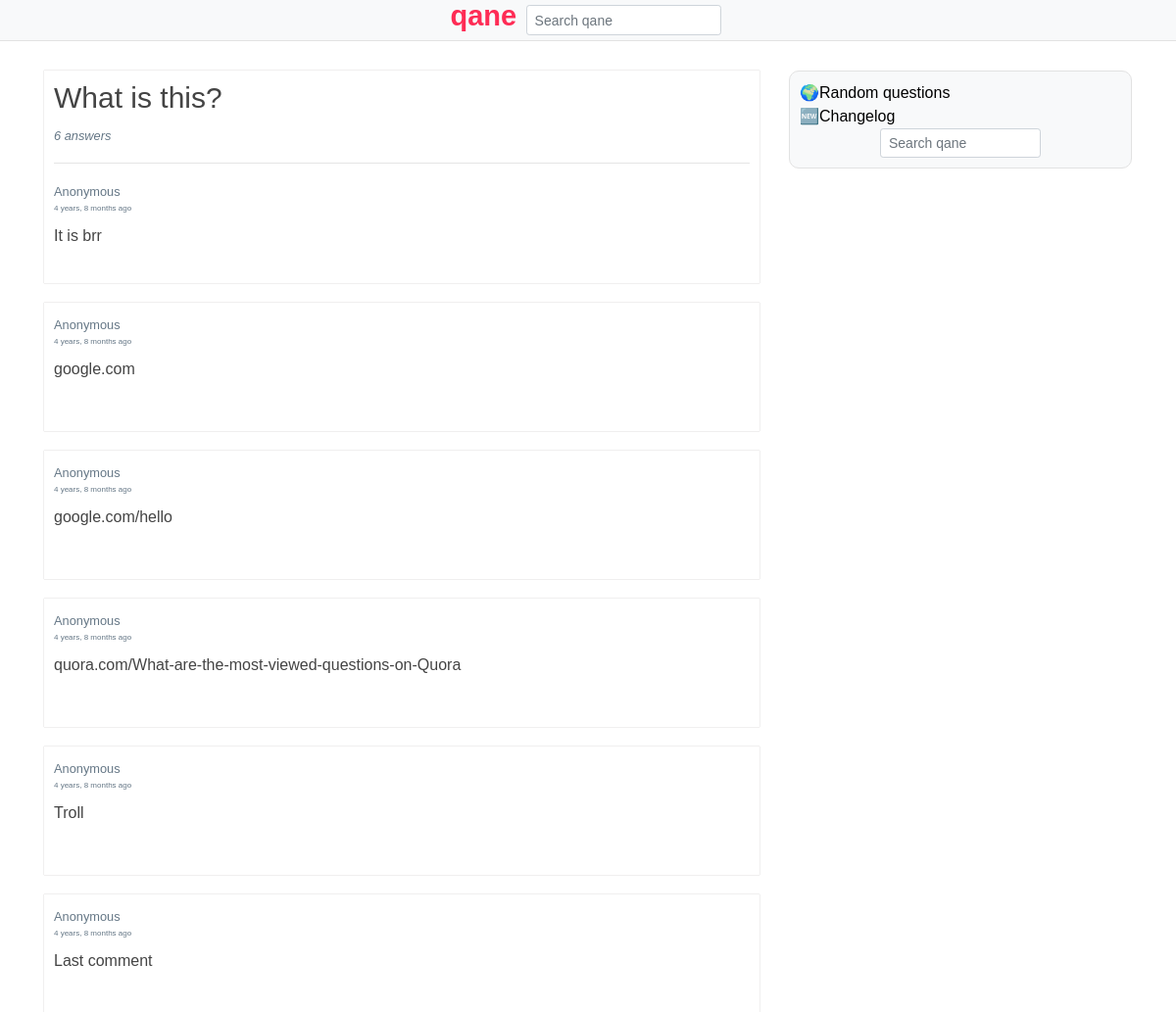
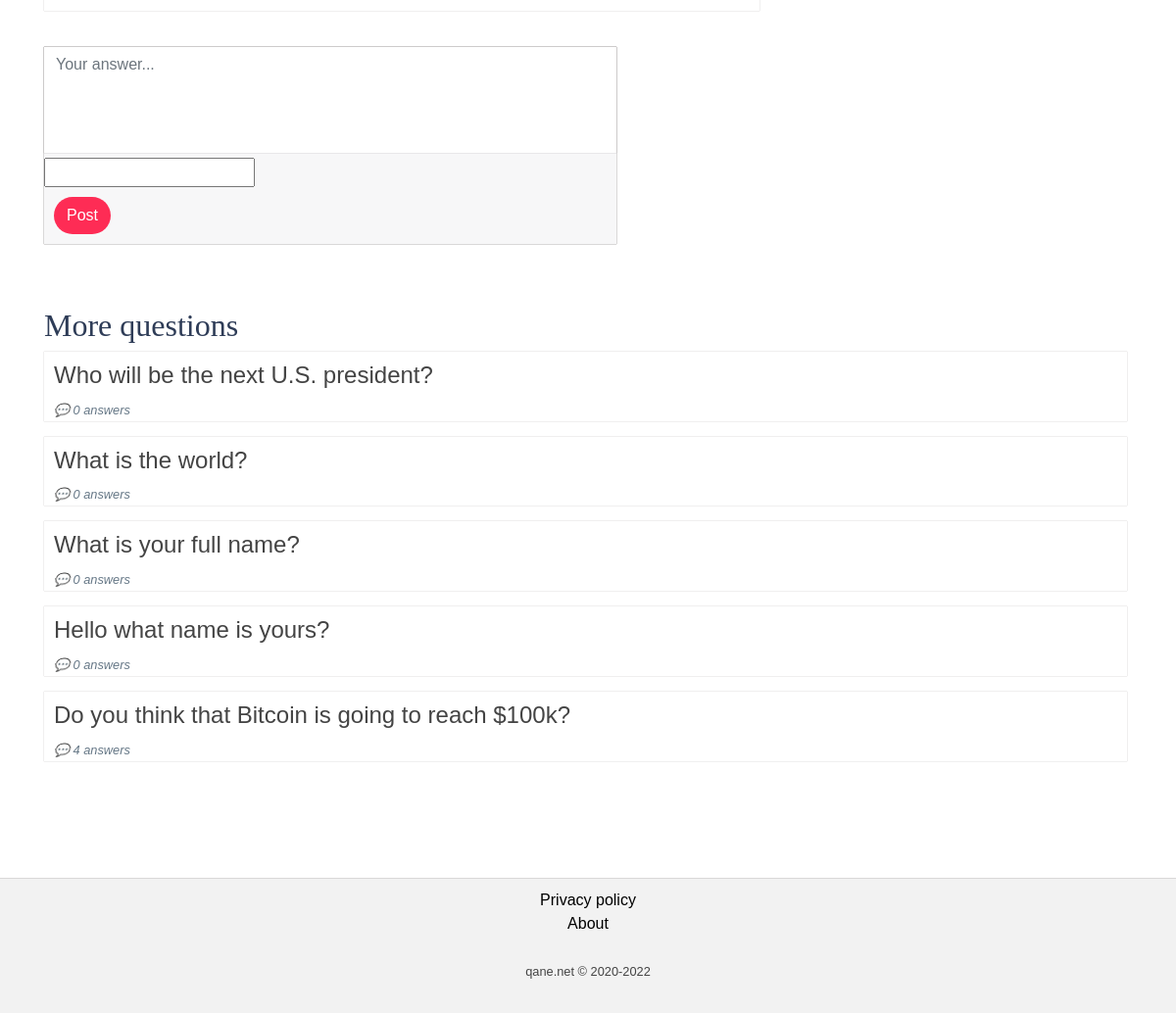
Screenshot of /1/what-is-th/ with the database file from the repository (2 pictures, top to bottom).
### index/models.py (models this page shows, shortened)
class Question(models.Model):
    questionTitle = models.TextField()
    questionViews = models.BigIntegerField(default=0)
    ip = models.GenericIPAddressField(null=True)
    slug = models.SlugField(null=True)
    timestamp = models.DateTimeField(auto_now_add=True)

class Comment(models.Model):
    questionId = models.ForeignKey(Question, on_delete=models.CASCADE, related_name="comments")
    verifiedUser = models.ForeignKey(Verified, on_delete=models.CASCADE, related_name="verification", default=1, null=True)
    commentText = models.TextField()
    ip = models.GenericIPAddressField(null=True)
    timestamp = models.DateTimeField(auto_now_add=True)
    def __str__(self):
        return self.commentText

class Verified(models.Model):
    fullName = models.CharField(max_length=255)
    aboutUser = models.URLField(max_length=255, blank=True)
    timestamp = models.DateTimeField(auto_now_add=True)
    def __str__(self):
        return self.fullName

### index/views.py (the view)
# urls.py: path('<int:id>/<slug>/', views.question, name="question"),
def question(request, id, slug):
    http_x_forwarded_for = request.META.get('HTTP_X_FORWARDED_FOR')
    if http_x_forwarded_for:
        ip = http_x_forwarded_for.split(',')[0]
    else:
        ip = request.META.get('REMOTE_ADDR')
    if BlockedIP.objects.filter(ip=ip).exists():
        return HttpResponse('IP banned')
    question = Question.objects.get(id=id)
    if not question.slug == slug[:255]:
        return redirect('index')
    question.questionViews = question.questionViews + 1
    question.save()
    comment = Comment.objects.filter(questionId=id).order_by('timestamp')
    randomNumber = randint(10,20)
    randomNumberModified = randomNumber - 10
    otherQuestions = Question.objects.all()[randomNumberModified:randomNumber]
    form = MyForm()
    return render(request, 'index/question.html', {'question':question, 'comment':comment, 'otherQuestions':otherQuestions, 'form':form})

### index/forms.py
class MyForm(forms.Form):
   captcha=CaptchaField()

### index/templates/index/question.html (shortened to what this page needs)
{% extends 'index/base.html' %}
{% block bodyClass %}itemscope itemtype="https://schema.org/QAPage"{% endblock %}
{% block content %}
<div class="row">
  <div itemprop="mainEntity" itemscope itemtype="https://schema.org/Question" class="col-sm-8">
    <div class="acceptedAnswer">
      <h1 itemprop="name">{{question.questionTitle}}</h1>
      <p class="answerCount"><i><small><span itemprop="answerCount">{{comment.count}}</span> answers</small></i></p>
      <hr>
      {% for i in comment|slice:':1' %}
        <div class="">
          {% if i.verifiedUser|lower == 'anonymous' %}
          <a><small class="user">{{i.verifiedUser}}</small></a>
          {% else %}
          <div class="verifiedUser" onclick="window.location.href='{{i.verifiedUser.aboutUser}}'">
            <a href="{{i.verifiedUser.aboutUser}}"><small>{{i.verifiedUser}}</small></a>
            <a class="checkmark">✔</a>
          </div>
          {% endif %}
          <div itemprop="acceptedAnswer" itemscope itemtype="https://schema.org/Answer">
            <p class="commentTimestamp"><time itemprop="dateCreated" datetime="{{i.timestamp}}">{{i.timestamp|timesince}} ago</time></p>
            <p itemprop="text" class="myComment">{{i.commentText|urlize|linebreaksbr}}</p>
          </div>
        </div>
      {% endfor %}
    </div>
    <div class="moreComments">
      {% for i in comment|slice:'1:' %}
        <div class="suggestedAnswers">
            {% if i.verifiedUser|lower == 'anonymous' %}
            <a><small class="user">{{i.verifiedUser}}</small></a>
            {% else %}
            <div class="verifiedUser" onclick="window.location.href='{{i.verifiedUser.aboutUser}}'">
              <a href="{{i.verifiedUser.aboutUser}}"><small>{{i.verifiedUser}}</small></a>
              <a class="checkmark">✔</a>
            </div>
            {% endif %}
            <div itemprop="suggestedAnswer" itemscope itemtype="https://schema.org/Answer">
              <p class="commentTimestamp"><time itemprop="dateCreated" datetime="{{i.timestamp}}">{{i.timestamp|timesince}} ago</time></p>
              <p itemprop="text" class="myComment">{{i.commentText|urlize|linebreaksbr}}</p>
            </div>
          </div>
        {% endfor %}
    </div>
    {% if comment.count <= 39 %}
    <div id="createComment">
      <form action="{% url 'postComment' question.id %}" method="post">
        <div class="form-group">
          <textarea name="commentText" rows="4" minlength="5" required class="form-control" placeholder="Your answer..." id="commentText"></textarea>
          {{form.captcha}}
          <br>
          <input type="submit" class="btn btn-default commentButton" value="Post">
        </div>
      </form>
    </div>
    {% endif %}
    <br><br>
  </div>
  <div class="col-sm-4">
    <div class="moreLinks">
      <a href="{% url 'randomQuestion' %}">🌍Random questions</a>
      <br>
      <a href="{% url 'changelog' %}">🆕Changelog</a>
      <br>
      <form action="{% url 'search' %}" method="get">
        <input type="text" name="q" class="form-control form-control-sm mx-auto search" autocomplete="off" placeholder="Search qane">
      </form>
    </div>
  </div>
</div>
<h2>More questions</h2>
<div class="latestQuestions" id="latestQuestions">
  {% for i in otherQuestions %}
  <div class="questions" onclick="window.location.href='{% url 'question' i.id i.slug|slice:255 %}'">
    <h4><a href="{% url 'question' i.id i.slug|slice:255 %}" class="questionTitle">{{i.questionTitle}}</a></h4>
    <p class="answerCount">
      <i>
        <small>💬 {{i.comments.count}} answers</small>
      </i>
    </p>
  </div>
  {% endfor %}
</div>
{% endblock %}

### rows the page displays
Question: questionTitle "What is this?"
Comment: verifiedUser "Anonymous", timestamp "4 years, 8 months", commentText "It is brr"
Comment: verifiedUser "Anonymous", timestamp "4 years, 8 months", commentText "google.com"
Comment: verifiedUser "Anonymous", timestamp "4 years, 8 months", commentText "google.com/hello"
Comment: verifiedUser "Anonymous", timestamp "4 years, 8 months", commentText "quora.com/What-are-the-most-viewed-questions-on-Quora"
Comment: verifiedUser "Anonymous", timestamp "4 years, 8 months", commentText "Troll"
Comment: verifiedUser "Anonymous", timestamp "4 years, 8 months", commentText "Last comment"
Question: questionTitle "Who will be the next U.S. president?", comments.count "0"
Question: questionTitle "What is the world?", comments.count "0"
Question: questionTitle "What is your full name?", comments.count "0"
Question: questionTitle "Hello what name is yours?", comments.count "0"
Question: questionTitle "Do you think that Bitcoin is going to reach $100k?", comments.count "4"

### other values shown
{{ comment.count }} "6"
